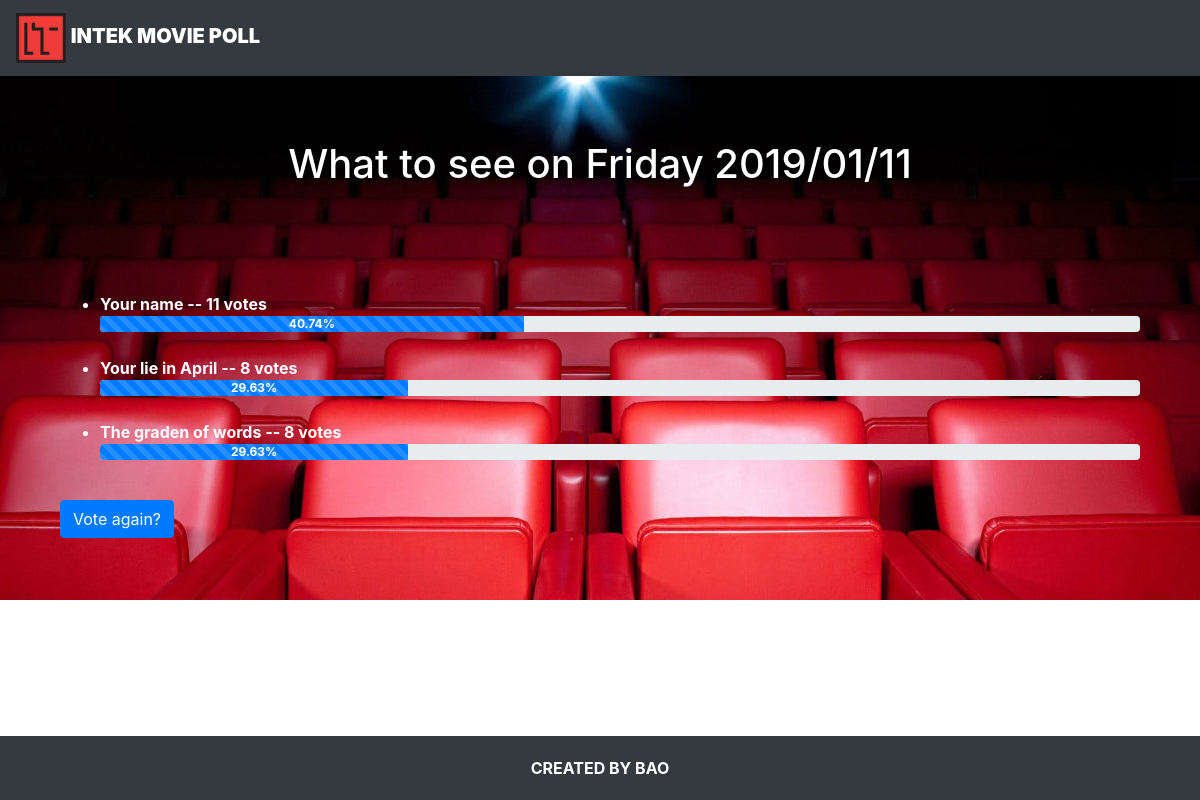
Page /1/result on the committed database.
### moviepoll/models.py (models this page shows, shortened)
class Question(models.Model):
    question_text = models.CharField(max_length=200)
    pub_date = models.DateTimeField('date published')
    def cal_total_vote(self):
        total = 0
        for choice in self.choice_set.all():
            total += choice.votes
        return total

class Choice(models.Model):
    Question = models.ForeignKey(Question, on_delete=models.CASCADE)
    choice_text = models.CharField(max_length=200)
    votes = models.IntegerField(default=0)
    def percen(self):
        return round(self.votes / self.Question.cal_total_vote() * 100,2)

### moviepoll/views.py (the view)
# urls.py: path('<int:question_id>/result', views.result, name='result'),
def result(request, question_id):
    question = get_object_or_404(Question, pk=question_id)
    return render(request, 'moviepoll/result.html', {'question':question})

### moviepoll/templates/moviepoll/result.html
{% extends "./base.html" %}
{% load static %}
{% block content %}
<div class="jumbotron text-center">
    <h1>{{ question.question_text }}</h1>
</div>
<div class="container">
    <ul>
    {% for choice in question.choice_set.all %}
        <li>{{ choice.choice_text }} -- {{ choice.votes }} vote{{ choice.votes|pluralize }}</li>
        <div class="progress">
          <div class="progress-bar progress-bar-success progress-bar-striped" role="progressbar"
          aria-valuenow="40" aria-valuemin="0" aria-valuemax="100" style="width:{{ choice.percen }}%">
            {{choice.percen}}%
          </div>
        </div><br>
    {% endfor %}
    </ul>
    <a href="{% url 'moviepoll:detail' question.id %}">
        <button type="button" class="btn btn-primary">Vote again?</button>
    </a>
</div>
{% endblock %}

### moviepoll/static/moviepoll/style.css (style rules this page uses)
body { background-image:url('bg.jpg'); background-repeat: no-repeat; background-size: cover; }
body { color: white; font-weight: bold; }
.jumbotron { background-color: transparent; }

### rows in the picture
Question: question_text "What to see on Friday 2019/01/11"
Choice: choice_text "Your name", votes "11", percen "40.74"
Choice: choice_text "Your lie in April", votes "8", percen "29.63"
Choice: choice_text "The graden of words", votes "8", percen "29.63"
